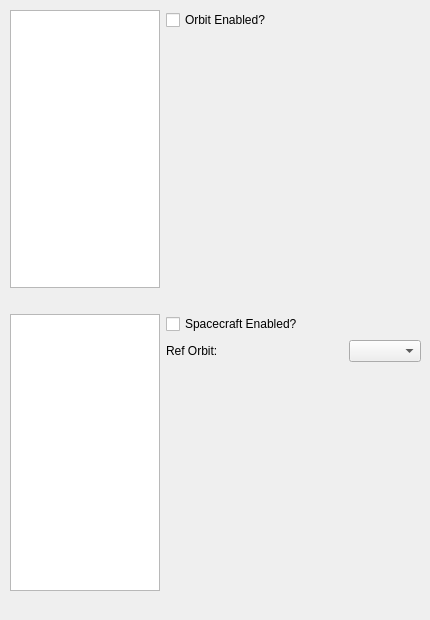
   <widget class="QWidget" name="simTabOrbits">
    <attribute name="title">
     <string>Orbit/Spacecraft</string>
    </attribute>
    <widget class="QWidget" name="verticalLayoutWidget">
     <property name="geometry">
      <rect>
       <x>10</x>
       <y>10</y>
       <width>411</width>
       <height>601</height>
      </rect>
     </property>
     <layout class="QVBoxLayout" name="verticalLayout_8">
      <item>
       <layout class="QHBoxLayout" name="horizontalLayout_10">
        <item>
         <widget class="QListWidget" name="simOrbList">
          <property name="maximumSize">
           <size>
            <width>150</width>
            <height>16777215</height>
           </size>
          </property>
          <property name="focusPolicy">
           <enum>Qt::ClickFocus</enum>
          </property>
          <property name="contextMenuPolicy">
           <enum>Qt::DefaultContextMenu</enum>
          </property>
         </widget>
        </item>
        <item>
         <layout class="QVBoxLayout" name="verticalLayout">
          <item>
           <layout class="QHBoxLayout" name="horizontalLayout_20">
            <item>
             <widget class="QCheckBox" name="simOrbitEn">
              <property name="layoutDirection">
               <enum>Qt::LeftToRight</enum>
              </property>
              <property name="text">
               <string>Orbit Enabled? </string>
              </property>
             </widget>
            </item>
           </layout>
          </item>
          <item>
           <spacer name="verticalSpacer_4">
            <property name="orientation">
             <enum>Qt::Vertical</enum>
            </property>
            <property name="sizeHint" stdset="0">
             <size>
              <width>20</width>
              <height>40</height>
             </size>
            </property>
           </spacer>
          </item>
         </layout>
        </item>
       </layout>
      </item>
      <item>
       <spacer name="horizontalSpacer_44">
        <property name="orientation">
         <enum>Qt::Horizontal</enum>
        </property>
        <property name="sizeHint" stdset="0">
         <size>
          <width>40</width>
          <height>20</height>
         </size>
        </property>
       </spacer>
      </item>
      <item>
       <layout class="QHBoxLayout" name="horizontalLayout_44">
        <item>
         <widget class="QListWidget" name="simSCList">
          <property name="maximumSize">
           <size>
            <width>150</width>
            <height>16777215</height>
           </size>
          </property>
          <property name="focusPolicy">
           <enum>Qt::ClickFocus</enum>
          </property>
          <property name="contextMenuPolicy">
           <enum>Qt::DefaultContextMenu</enum>
          </property>
         </widget>
        </item>
        <item>
         <layout class="QVBoxLayout" name="verticalLayout_3">
          <item>
           <widget class="QCheckBox" name="simSCEn">
            <property name="layoutDirection">
             <enum>Qt::LeftToRight</enum>
            </property>
            <property name="text">
             <string>Spacecraft Enabled? </string>
            </property>
           </widget>
          </item>
          <item>
           <layout class="QHBoxLayout" name="horizontalLayout_46">
            <item>
             <widget class="QLabel" name="label_42">
              <property name="text">
               <string>Ref Orbit:</string>
              </property>
             </widget>
            </item>
            <item>
             <spacer name="horizontalSpacer_19">
              <property name="orientation">
               <enum>Qt::Horizontal</enum>
              </property>
              <property name="sizeHint" stdset="0">
               <size>
                <width>40</width>
                <height>20</height>
               </size>
              </property>
             </spacer>
            </item>
            <item>
             <widget class="QComboBox" name="simSCOrbit"/>
            </item>
           </layout>
          </item>
          <item>
           <layout class="QHBoxLayout" name="horizontalLayout_45"/>
          </item>
          <item>
           <spacer name="verticalSpacer_5">
            <property name="orientation">
             <enum>Qt::Vertical</enum>
            </property>
            <property name="sizeHint" stdset="0">
             <size>
              <width>149</width>
              <height>128</height>
             </size>
            </property>
           </spacer>
          </item>
         </layout>
        </item>
       </layout>
      </item>
      <item>
       <spacer name="horizontalSpacer_49">
        <property name="orientation">
         <enum>Qt::Horizontal</enum>
        </property>
        <property name="sizeHint" stdset="0">
         <size>
          <width>40</width>
          <height>20</height>
         </size>
        </property>
       </spacer>
      </item>
     </layout>
    </widget>
   </widget>
